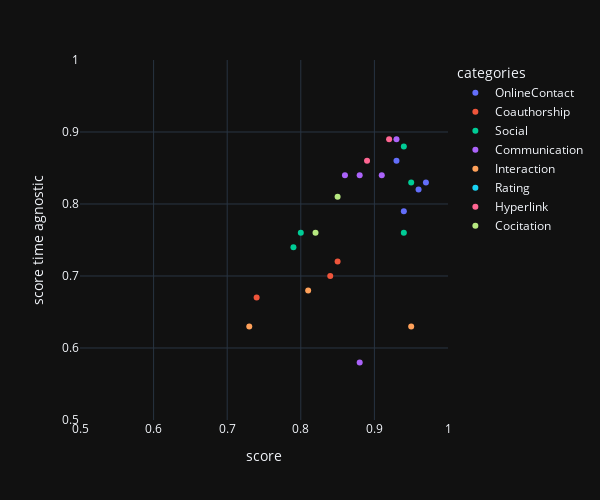

Notebook source saved alongside this figure:
### Code cell
px.scatter(df, x='score', y='score time agnostic', color='categories', height=500, width=600, hover_name='label', hover_data=['index'], template='plotly_dark', range_x=(.5, 1), range_y=(.5,1))

### Figure 1 — Plotly figure (JSON) as saved in the notebook; plotly's stock layout.template omitted (floating-point values rounded to 4 significant figures)
{"data": [{"customdata": [[25], [23], [22], [14]], "hovertemplate": "<b>%{hovertext}</b><br><br>categories=OnlineContact<br>score=%{x}<br>score time agnostic=%{y}<br>index=%{customdata[0]}<extra></extra>", "hovertext": ["wikiconflict", "sx-superuser", "sx-askubuntu", "sx-mathoverflow"], "legendgroup": "OnlineContact", "marker": {"color": "#636efa", "symbol": "circle"}, "mode": "markers", "name": "OnlineContact", "orientation": "v", "showlegend": true, "type": "scatter", "x": [0.94, 0.96, 0.97, 0.93], "xaxis": "x", "y": [0.79, 0.82, 0.83, 0.86], "yaxis": "y"}, {"customdata": [[7], [1], [5]], "hovertemplate": "<b>%{hovertext}</b><br><br>categories=Coauthorship<br>score=%{x}<br>score time agnostic=%{y}<br>index=%{customdata[0]}<extra></extra>", "hovertext": ["AMiner", "dblp_coauthor", "condmat"], "legendgroup": "Coauthorship", "marker": {"color": "#EF553B", "symbol": "circle"}, "mode": "markers", "name": "Coauthorship", "orientation": "v", "showlegend": true, "type": "scatter", "x": [0.85, 0.84, 0.74], "xaxis": "x", "y": [0.72, 0.7, 0.67], "yaxis": "y"}, {"customdata": [[4], [10], [8], [18], [20]], "hovertemplate": "<b>%{hovertext}</b><br><br>categories=Social<br>score=%{x}<br>score time agnostic=%{y}<br>index=%{customdata[0]}<extra></extra>", "hovertext": ["facebook-wosn-wall", "digg-friends", "facebook-wosn-links", "soc-sign-bitcoinalpha", "soc-sign-bitcoinotc"], "legendgroup": "Social", "marker": {"color": "#00cc96", "symbol": "circle"}, "mode": "markers", "name": "Social", "orientation": "v", "showlegend": true, "type": "scatter", "x": [0.79, 0.94, 0.8, 0.95, 0.94], "xaxis": "x", "y": [0.74, 0.88, 0.76, 0.83, 0.76], "yaxis": "y"}, {"customdata": [[12], [30], [3], [19], [9]], "hovertemplate": "<b>%{hovertext}</b><br><br>categories=Communication<br>score=%{x}<br>score time agnostic=%{y}<br>index=%{customdata[0]}<extra></extra>", "hovertext": ["radoslaw-email", "email-Eu-core-temporal", "enron", "dnc-temporalGraph", "digg-reply"], "legendgroup": "Communication", "marker": {"color": "#ab63fa", "symbol": "circle"}, "mode": "markers", "name": "Communication", "orientation": "v", "showlegend": true, "type": "scatter", "x": [0.88, 0.86, 0.91, 0.93, 0.88], "xaxis": "x", "y": [0.84, 0.84, 0.84, 0.89, 0.58], "yaxis": "y"}, {"customdata": [[24], [21], [13]], "hovertemplate": "<b>%{hovertext}</b><br><br>categories=Interaction<br>score=%{x}<br>score time agnostic=%{y}<br>index=%{customdata[0]}<extra></extra>", "hovertext": ["prosper-loans", "chess", "opsahl-ucforum"], "legendgroup": "Interaction", "marker": {"color": "#FFA15A", "symbol": "circle"}, "mode": "markers", "name": "Interaction", "orientation": "v", "showlegend": true, "type": "scatter", "x": [0.95, 0.73, 0.81], "xaxis": "x", "y": [0.63, 0.63, 0.68], "yaxis": "y"}, {"customdata": [[11]], "hovertemplate": "<b>%{hovertext}</b><br><br>categories=Rating<br>score=%{x}<br>score time agnostic=%{y}<br>index=%{customdata[0]}<extra></extra>", "hovertext": ["digg-votes"], "legendgroup": "Rating", "marker": {"color": "#19d3f3", "symbol": "circle"}, "mode": "markers", "name": "Rating", "orientation": "v", "showlegend": true, "type": "scatter", "x": [null], "xaxis": "x", "y": [null], "yaxis": "y"}, {"customdata": [[28], [29]], "hovertemplate": "<b>%{hovertext}</b><br><br>categories=Hyperlink<br>score=%{x}<br>score time agnostic=%{y}<br>index=%{customdata[0]}<extra></extra>", "hovertext": ["soc-RedditHyperlinks-body", "soc-RedditHyperlinks-title"], "legendgroup": "Hyperlink", "marker": {"color": "#FF6692", "symbol": "circle"}, "mode": "markers", "name": "Hyperlink", "orientation": "v", "showlegend": true, "type": "scatter", "x": [0.89, 0.92], "xaxis": "x", "y": [0.86, 0.89], "yaxis": "y"}, {"customdata": [[6], [2]], "hovertemplate": "<b>%{hovertext}</b><br><br>categories=Cocitation<br>score=%{x}<br>score time agnostic=%{y}<br>index=%{customdata[0]}<extra></extra>", "hovertext": ["ca-cit-Hep-Th", "ca-cit-HepPh"], "legendgroup": "Cocitation", "marker": {"color": "#B6E880", "symbol": "circle"}, "mode": "markers", "name": "Cocitation", "orientation": "v", "showlegend": true, "type": "scatter", "x": [0.82, 0.85], "xaxis": "x", "y": [0.76, 0.81], "yaxis": "y"}], "layout": {"height": 500, "legend": {"title": {"text": "categories"}, "tracegroupgap": 0}, "margin": {"t": 60}, "width": 600, "xaxis": {"anchor": "y", "domain": [0, 1], "range": [0.5, 1], "title": {"text": "score"}, "type": "linear"}, "yaxis": {"anchor": "x", "domain": [0, 1], "range": [0.5, 1], "title": {"text": "score time agnostic"}, "type": "linear"}}}
